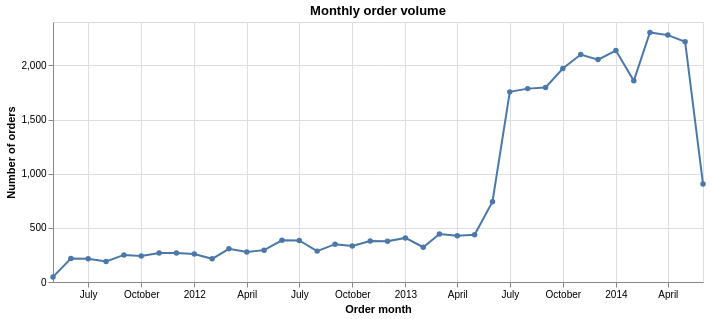

Notebook cell for this chart:
### Code cell
# Visualise order volume over time (monthly bins). The trend, seasonality,
# and any abrupt change are all relevant when choosing a cutoff date.
monthly = (od.dt.to_period('M').dt.to_timestamp()
             .value_counts().sort_index()
             .rename('orders').reset_index())
monthly.columns = ['month', 'orders']

alt.Chart(monthly).mark_line(point=True).encode(
    x=alt.X('month:T', title='Order month'),
    y=alt.Y('orders:Q', title='Number of orders'),
    tooltip=['month:T', 'orders']
).properties(width=650, height=260, title='Monthly order volume')

### Figure 1 — Vega-Lite specification as saved in the notebook (floating-point values rounded to 4 significant figures)
{"config": {"view": {"continuousWidth": 300, "continuousHeight": 300}}, "data": {"name": "data-d66091676be7613d58f6c356cb4e9bd2"}, "mark": {"type": "line", "point": true}, "encoding": {"tooltip": [{"field": "month", "type": "temporal"}, {"field": "orders", "type": "quantitative"}], "x": {"field": "month", "title": "Order month", "type": "temporal"}, "y": {"field": "orders", "title": "Number of orders", "type": "quantitative"}}, "height": 260, "title": "Monthly order volume", "width": 650, "$schema": "https://vega.github.io/schema/vega-lite/v5.20.1.json", "datasets": {"data-d66091676be7613d58f6c356cb4e9bd2": [{"month": "2011-05-01T00:00:00", "orders": 47}, {"month": "2011-06-01T00:00:00", "orders": 217}, {"month": "2011-07-01T00:00:00", "orders": 215}, {"month": "2011-08-01T00:00:00", "orders": 189}, {"month": "2011-09-01T00:00:00", "orders": 250}, {"month": "2011-10-01T00:00:00", "orders": 239}, {"month": "2011-11-01T00:00:00", "orders": 267}, {"month": "2011-12-01T00:00:00", "orders": 268}, {"month": "2012-01-01T00:00:00", "orders": 259}, {"month": "2012-02-01T00:00:00", "orders": 214}, {"month": "2012-03-01T00:00:00", "orders": 306}, {"month": "2012-04-01T00:00:00", "orders": 276}, {"month": "2012-05-01T00:00:00", "orders": 294}, {"month": "2012-06-01T00:00:00", "orders": 385}, {"month": "2012-07-01T00:00:00", "orders": 384}, {"month": "2012-08-01T00:00:00", "orders": 285}, {"month": "2012-09-01T00:00:00", "orders": 349}, {"month": "2012-10-01T00:00:00", "orders": 333}, {"month": "2012-11-01T00:00:00", "orders": 379}, {"month": "2012-12-01T00:00:00", "orders": 376}, {"month": "2013-01-01T00:00:00", "orders": 407}, {"month": "2013-02-01T00:00:00", "orders": 321}, {"month": "2013-03-01T00:00:00", "orders": 443}, {"month": "2013-04-01T00:00:00", "orders": 426}, {"month": "2013-05-01T00:00:00", "orders": 436}, {"month": "2013-06-01T00:00:00", "orders": 741}, {"month": "2013-07-01T00:00:00", "orders": 1755}, {"month": "2013-08-01T00:00:00", "orders": 1785}, {"month": "2013-09-01T00:00:00", "orders": 1796}, {"month": "2013-10-01T00:00:00", "orders": 1971}, {"month": "2013-11-01T00:00:00", "orders": 2100}, {"month": "2013-12-01T00:00:00", "orders": 2053}, {"month": "2014-01-01T00:00:00", "orders": 2136}, {"month": "2014-02-01T00:00:00", "orders": 1857}, {"month": "2014-03-01T00:00:00", "orders": 2304}, {"month": "2014-04-01T00:00:00", "orders": 2279}, {"month": "2014-05-01T00:00:00", "orders": 2218}, {"month": "2014-06-01T00:00:00", "orders": 905}]}}
